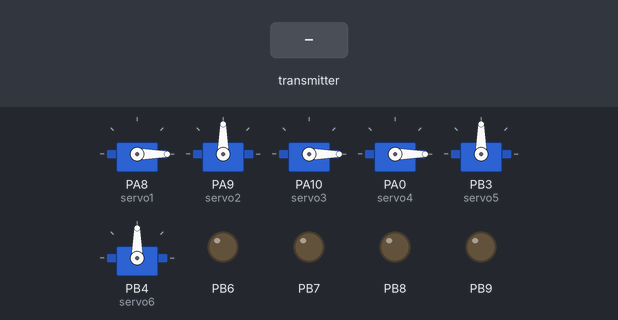
A sketch run on a simulated STM32 Blue Pill. On the bench: 6 × servo, output pins drawn as LEDs (lit = HIGH). The inputs (shaded band) are chosen by the test bench. No radio packets arrive unless stated; what the sketch prints to the serial monitor is not drawn.

Above: at 1.2 s.
1.3 s: the transmitter starts sending Ly = 0
At 2.02 s:
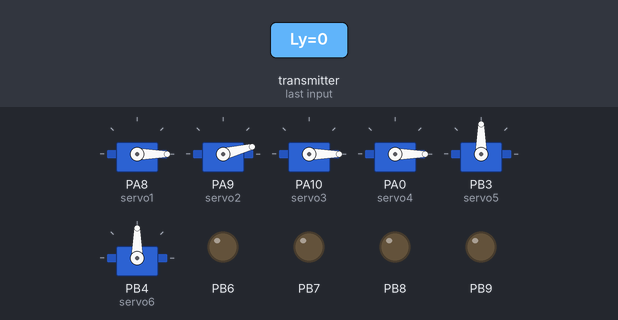
At 2.5 s:
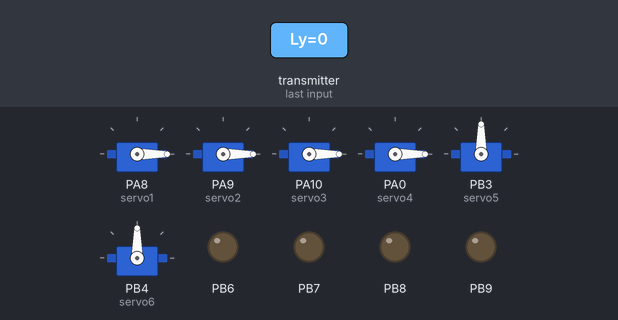
Timing chart, 0 to 4.3 s (numbered marks = the images above; inputs shaded):
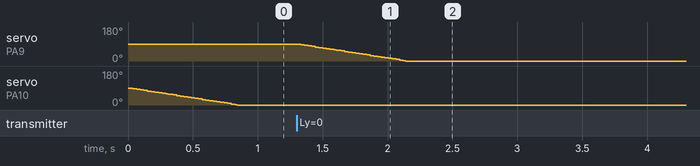

The sketch:

TEL_2020_stavle.ino
```cpp
#include <SPI.h>
#include <nRF24L01.h>
#include <RF24.h>
#include <Servo.h>

Servo servo1;
Servo servo2;
Servo servo3;
Servo servo4;
Servo servo5;
Servo servo6;
int delayt=8,mspeed=30000,sswitch=0,ledb=30000,switchdff;//65535max
int pos1=0,pos2=90,pos3=90,pos4=0,pos5=0;
unsigned long time1,time2,time3,time4,time5;
RF24 radio(PA4, PB0);   // nRF24L01 (CE, CSN)PB13,PB12 PB0, PA4
const byte address[6] = "00001";
unsigned long lastReceiveTime = 0;
unsigned long currentTime = 0;
unsigned long addtime;
// Max size of this struct is 32 bytes - NRF24L01 buffer limit
struct Data_Package {
  short Lx;
  short Ly;
  short Rx;
  short Ry;
  byte b0;//l1
  byte b1;
  byte b2;
  byte b3;
  byte b4;
  byte b5;
  byte b6;//start
  byte b7;//analog
  byte b8;//select
  byte bA1;//R0
};
Data_Package data; //Create a variable with the above structure
void setup() {
  servo1.attach(PA8);
  servo2.attach(PA9);
  servo3.attach(PA10);
  servo4.attach(PA0);
  servo5.attach(PB3);
  servo6.attach(PB4);
  SPI.begin();
  SPI.setDataMode(SPI_MODE0);
  SPI.setBitOrder(MSBFIRST);
  Serial.begin(115200);
  radio.begin();
  radio.openReadingPipe(0, address);
  radio.setAutoAck(false);
  radio.setDataRate(RF24_250KBPS);
  radio.setPALevel(RF24_PA_LOW);
  radio.startListening(); //  Set the module as receiver
  resetData();


  pinMode(PB6, OUTPUT);
  pinMode(PB7, OUTPUT);
  pinMode(PB8, OUTPUT);
  pinMode(PB9, OUTPUT);
  //pinMode(PB3, OUTPUT);
}
void loop() {
  // Check whether there is data to be received
  if (radio.available()) {
    radio.read(&data, sizeof(Data_Package)); // Read the whole data and store it into the 'data' structure
    lastReceiveTime = millis(); // At this moment we have received the data
  }
  // Check whether we keep receving data, or we have a connection between the two modules
  currentTime = millis();

  if ( currentTime - lastReceiveTime > 1000 ) { // If current time is more then 1 second since we have recived the last data, that means we have lost connection
    resetData(); // If connection is lost, reset the data. It prevents unwanted behavior, for example if a drone has a throttle up and we lose connection, it can keep flying unless we reset the values
  Serial.println("COnnection Lost");
  }


  // Print the data in the Serial Monitor
  Serial.print("Rx: ");
  Serial.print(data.Rx);
  Serial.print("; Ly: ");
  Serial.print(data.Ry);
  Serial.print("Lx: ");
  Serial.print(data.Lx);
  Serial.print("; Ly: ");
  Serial.print(data.Ly);
  Serial.print("; button3: ");
  Serial.print(data.b3);
    Serial.print("; button5: ");
  Serial.print(data.b5);
 Serial.print("; button8: ");
  Serial.print(data.b8);
 Serial.print("; buttonA1: ");
  Serial.print(data.bA1);
  Serial.print("; b2: ");
  Serial.println(data.b2);

if(data.b2==1){
  digitalWrite(PB7,HIGH);
  digitalWrite(PB9,HIGH);
  digitalWrite(PB6,LOW);
  digitalWrite(PB8,LOW);
}
else if(data.b4==1){
  digitalWrite(PB7,LOW);
  digitalWrite(PB9,LOW);
  digitalWrite(PB6,HIGH);
  digitalWrite(PB8,HIGH);
}
else if(data.b3==1){
  digitalWrite(PB7,HIGH);
  digitalWrite(PB9,LOW);
  digitalWrite(PB6,LOW);
  digitalWrite(PB8,HIGH);
}
else if(data.b5==1){
  digitalWrite(PB7,LOW);
  digitalWrite(PB9,HIGH);
  digitalWrite(PB6,HIGH);
  digitalWrite(PB8,LOW);
}

else{
  digitalWrite(PB7,LOW);
  digitalWrite(PB9,LOW);
  digitalWrite(PB6,LOW);
  digitalWrite(PB8,LOW);
}

addtime=millis();

if(data.Lx>=1520){
  if((addtime-time1)>delayt){
  if(pos1<=179)pos1=pos1+1;
  time1=millis();}
  //servo1.write(pos1);
}
if(data.Lx<=1480){
  if((addtime-time1)>delayt){
  if(pos1>=1)pos1=pos1-1;
  time1=millis();}
  //servo1.write(pos1);
}
if(data.Ly>=1520){
  if((addtime-time2)>delayt){
  if(pos2<=179)pos2=pos2+1;
  time2=millis();}
}
if(data.Ly<=1480){
  if((addtime-time2)>delayt){
  if(pos2>=1)pos2=pos2-1;
  time2=millis();}
}
if(data.Ry>=1520){
  if((addtime-time3)>delayt){
  if(pos3<=179)pos3=pos3+1;
  time3=millis();}
}
if(data.Ry<=1480){
  if((addtime-time3)>delayt){
  if(pos3>=1)pos3=pos3-1;
  time3=millis();}
}
if(data.Rx>=1520){
  if((addtime-time4)>delayt){
  if(pos4<=105)pos4=pos4+1;
  time4=millis();}
}
if(data.Rx<=1480){
  if((addtime-time4)>delayt){
  if(pos4>=1)pos4=pos4-1;
  time4=millis();}
}
servo1.write(pos1);
servo2.write(pos2);
  servo3.write(pos3);
  servo4.write(pos4);
Serial.println(pos4);

}


//Channel 1 => Roll     => data.Rx
//Channel 2 => pitch    => data.Ry
//Channel 3 => throttle => data.Ly
//Channel 4 => yaw      => data.Lx


void resetData() {
  // Reset the values when there is no radio connection - Set initial default values
  data.Lx = 1500; // Values from 0 to 255. When Joystick is in resting position, the value is in the middle, or 127. We actually map the pot value from 0 to 1023 to 0 to 255 because that's one BYTE value
  data.Ly = 1500;
  data.Rx = 1500;
  data.Ly = 1500;
  data.b0 = 0;
  data.b1 = 0;
  data.b2 = 0;
  data.b3 = 0;
  data.b4 = 0;
  data.b5 = 0;
  data.b6 = 0;
  data.b7 = 0;
  data.b8 = 0;
  data.bA1 = 0;
}
```

Measured:
- after the input at 1.3 s, servo on PA9 (servo2): moves from 90° to 0° over 0.84 s, starting at once
